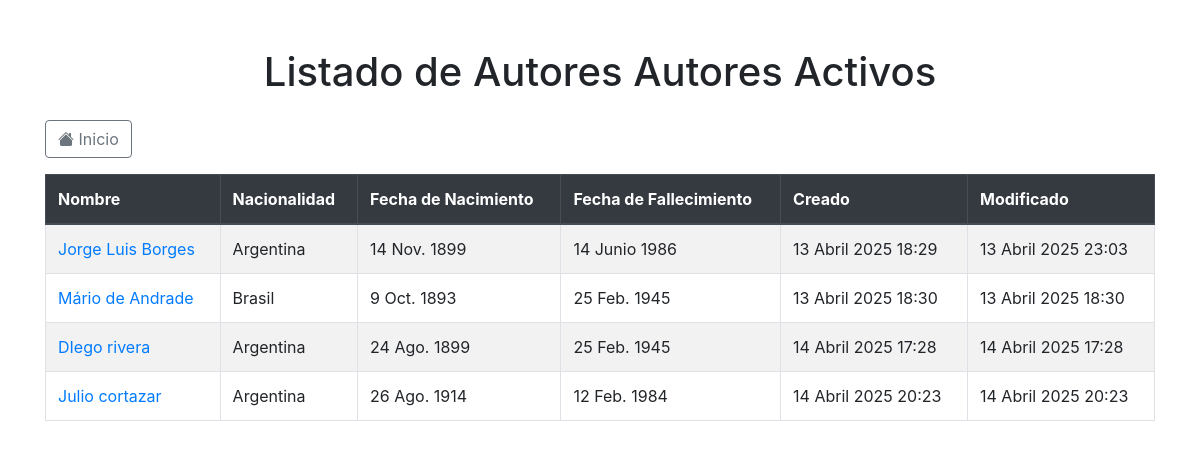
Before: /activos/ with the older database file.
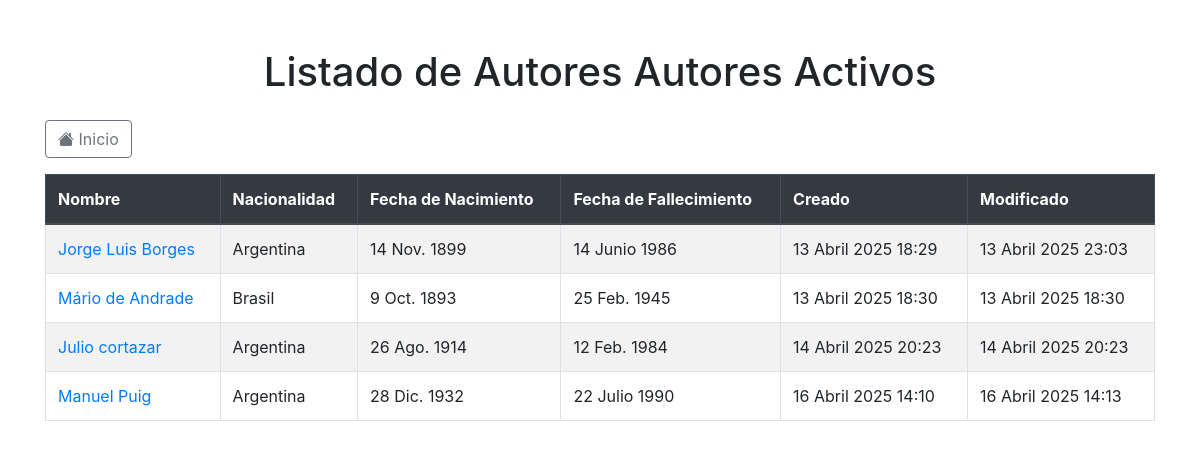
After: the same page with the newer database file.
### app_autores/models.py (models this page shows, shortened)
class Autor(models.Model):
    NACIONALIDADES_AUTORES = [
        ('ARG', 'Argentina'),
        ('BRA', 'Brasil'),
        ('BOL', 'Bolivia'),
        ('CHI', 'Chile'),
        ('URU', 'Uruguay'),
    ]
    nombre = models.CharField(max_length=100)
    nacionalidad = models.CharField(max_length=3, choices=NACIONALIDADES_AUTORES)
    fecha_nacimiento = models.DateField()
    fecha_fallecimiento = models.DateField(null=True, blank=True)
    activo = models.BooleanField(default=True)
    creado = models.DateTimeField(auto_now_add=True)
    modificado = models.DateTimeField(auto_now=True)
    class Meta:
        verbose_name = "Autor"
        verbose_name_plural = "Autores"

### app_autores/views.py (the view)
# urls.py: path('activos/', views.lista_autores_activos, name='lista_activos'),
def lista_autores_activos(request):
        autores = Autor.objects.filter(activo=True)
        return render(request, 'app_autores/lista_autores.html', {
            'autores': autores,
            'titulo': 'Autores Activos'
        })

### templates/app_autores/lista_autores.html (shortened to what this page needs)
<!DOCTYPE html>
<html lang="es">
<head>
    <link href="https://stackpath.bootstrapcdn.com/bootstrap/4.5.2/css/bootstrap.min.css" rel="stylesheet">
    <link rel="stylesheet" href="https://cdn.jsdelivr.net/npm/bootstrap-icons@1.10.5/font/bootstrap-icons.css">
</head>
<body>
    <div class="container mt-5">
        <h1 class="mb-4 text-center">Listado de Autores {{ titulo|title }}</h1>
        <div class="mb-3">
            <a href="/autores/" class="btn btn-outline-secondary">
                <i class="bi bi-house-fill"></i> Inicio
            </a>
        </div>
        <table class="table table-bordered table-striped">
            <thead class="thead-dark">
                <tr>
                    <th>Nombre</th>
                    <th>Nacionalidad</th>
                    <th>Fecha de Nacimiento</th>
                    <th>Fecha de Fallecimiento</th>
                    <th>Creado</th>
                    <th>Modificado</th>
                </tr>
            </thead>
            <tbody>
                {% for autor in autores %}
                    <tr>
                        <td>
                            <a href="{% url 'app_autores:detalle_autor' autor.id %}">
                                {{ autor.nombre }}
                            </a>
                        </td>
                        <td>{{ autor.get_nacionalidad_display }}</td>
                        <td>{{ autor.fecha_nacimiento }}</td>
                        <td>{{ autor.fecha_fallecimiento|default:"-" }}</td>
                        <td>{{ autor.creado }}</td>
                        <td>{{ autor.modificado }}</td>
                    </tr>
                {% empty %}
                    <tr>
                        <td colspan="6" class="text-center">No hay autores {{ titulo }}.</td>
                    </tr>
                {% endfor %}
            </tbody>
        </table>
    </div>
</body>
</html>

Changed rows visible on the page:
removed Autor: nombre "DIego rivera", nacionalidad "Argentina", fecha_nacimiento "24 Ago. 1899", fecha_fallecimiento "25 Feb. 1945", creado "14 Abril 2025 17:28", modificado "14 Abril 2025 17:28"
added Autor: nombre "Manuel Puig", nacionalidad "Argentina", fecha_nacimiento "28 Dic. 1932", fecha_fallecimiento "22 Julio 1990", creado "16 Abril 2025 14:10", modificado "16 Abril 2025 14:13"
